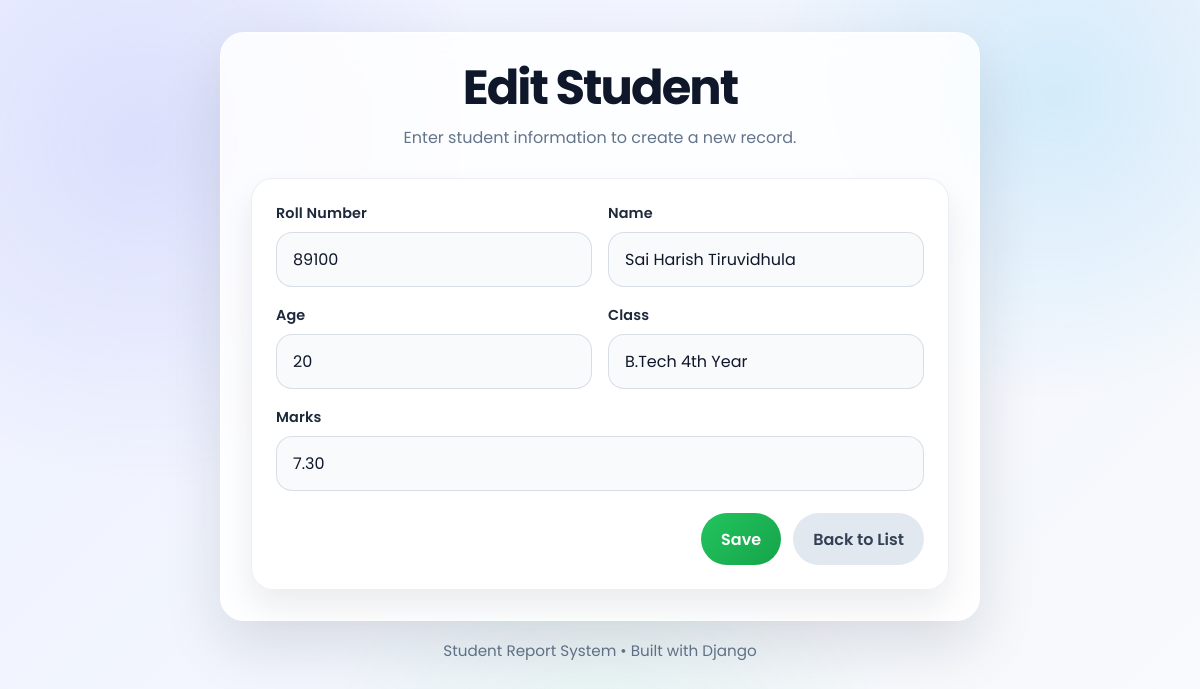
Screenshot of /edit/16/ with the database file from the repository.
### tasks/models.py (models this page shows, shortened)
class Student(models.Model):
    roll_number = models.IntegerField(unique=True)  # Or remove 'unique=True' if you don’t want it
    name = models.CharField(max_length=100)
    age = models.IntegerField(default=0)
    student_class = models.CharField(max_length=20)
    marks = models.DecimalField(max_digits=5, decimal_places=2, default=0.00)

### tasks/views.py (the view)
# urls.py: path('edit/<int:pk>/', views.edit_student, name='edit_student'),
def edit_student(request, pk):
    student = get_object_or_404(Student, pk=pk)
    form = StudentForm(request.POST or None, instance=student)
    if form.is_valid():
        form.save()
        return redirect('student_list')
    return render(request, 'tasks/student_form.html', {'form': form})

### tasks/forms.py
class StudentForm(forms.ModelForm):
    class Meta:
        model = Student
        fields = ['roll_number', 'name', 'age', 'student_class', 'marks']

### tasks/templates/tasks/student_form.html (shortened to what this page needs)
<!DOCTYPE html>
<html>
<head>
</head>
<body>
    <div class="page-shell">
        <div class="hero">
            <h1>{{ form.instance.pk|yesno:"Edit Student,Add Student" }}</h1>
            <p>Enter student information to create a new record.</p>
        </div>
        <div class="form-card">
            <form method="post">
                <div class="form-grid">
                    <div class="form-group">
                        <label for="{{ form.roll_number.id_for_label }}">Roll Number</label>
                        {{ form.roll_number }}
                    </div>
                    <div class="form-group">
                        <label for="{{ form.name.id_for_label }}">Name</label>
                        {{ form.name }}
                    </div>
                    <div class="form-group">
                        <label for="{{ form.age.id_for_label }}">Age</label>
                        {{ form.age }}
                    </div>
                    <div class="form-group">
                        <label for="{{ form.student_class.id_for_label }}">Class</label>
                        {{ form.student_class }}
                    </div>
                    <div class="form-group field-span-2">
                        <label for="{{ form.marks.id_for_label }}">Marks</label>
                        {{ form.marks }}
                    </div>
                </div>
                <div class="form-actions">
                    <button type="submit">Save</button>
                    <a class="button-link" href="{% url 'student_list' %}">Back to List</a>
                </div>
            </form>
        </div>
    </div>
    <div class="footer">Student Report System • Built with Django</div>
</body>
</html>

### tasks/templates/tasks/student_form.html (style rules this page uses)
:root { --text-primary: #0f172a; --text-secondary: #64748b; --card-border: rgba(148, 163, 184, 0.18); --shadow-lg: 0 24px 60px rgba(15, 23, 42, 0.12); --shadow-md: 0 16px 32px rgba(15, 23, 42, 0.08); }
* { box-sizing: border-box; }
html { scroll-behavior: smooth; }
body { margin: 0; min-height: 100vh; padding: 32px 18px 40px; font-family: 'Poppins', sans-serif; background: linear-gradient(135deg, #eef2ff, #f8fafc); color: var(--text-primary); }
body::before { content: ''; position: fixed; inset: 0; pointer-events: none; z-index: -1; background: radial-gradient(circle at 12% 18%, rgba(99, 102, 241, 0.14), transparent 28%), radial-gradient(circle at 88% 12%, rgba(14, 165, 233, 0.14), transparent 24%), radial-gradient(circle at 50% 100%, rgba(34, 197, 94, 0.08), transparent 30%); }
.page-shell { max-width: 760px; margin: 0 auto; background: rgba(255, 255, 255, 0.85); backdrop-filter: blur(15px); -webkit-backdrop-filter: blur(15px); border: 1px solid rgba(255, 255, 255, 0.65); border-radius: 24px; box-shadow: var(--shadow-lg); padding: 30px; }
.hero { text-align: center; margin-bottom: 28px; }
.hero h1 { margin: 0; font-size: clamp(2rem, 4vw, 3rem); line-height: 1.05; letter-spacing: -0.04em; }
.hero p { margin: 12px 0 0; color: var(--text-secondary); font-size: 1rem; }
.form-card { background: rgba(255, 255, 255, 0.82); border: 1px solid var(--card-border); border-radius: 22px; box-shadow: var(--shadow-md); padding: 24px; }
form { margin: 0; }
.form-grid { display: grid; grid-template-columns: repeat(2, minmax(0, 1fr)); gap: 18px 16px; }
.form-group { display: flex; flex-direction: column; gap: 8px; }
.form-group label { font-size: 0.9rem; font-weight: 600; color: #1e293b; letter-spacing: 0.01em; }
.form-group input, .form-group select, .form-group textarea { width: 100%; min-height: 52px; padding: 14px 16px; border-radius: 16px; border: 1px solid rgba(148, 163, 184, 0.32); background: rgba(248, 250, 252, 0.95); color: var(--text-primary); font: inherit; transition: border-color 0.2s ease, box-shadow 0.2s ease, transform 0.2s ease, background 0.2s ease; outline: none; }
.form-group:nth-child(5) { grid-column: 1 / -1; }
.form-actions { display: flex; gap: 12px; justify-content: flex-end; flex-wrap: wrap; margin-top: 22px; }
button, .button-link { display: inline-flex; align-items: center; justify-content: center; min-height: 52px; padding: 0 20px; border-radius: 999px; border: 0; font: inherit; font-weight: 600; cursor: pointer; text-decoration: none; transition: transform 0.25s ease, box-shadow 0.25s ease, filter 0.25s ease, background 0.25s ease; white-space: nowrap; }
button { background: linear-gradient(135deg, #22c55e, #16a34a); color: #ffffff; }
.button-link { background: #e2e8f0; color: #334155; }
.field-span-2 { grid-column: 1 / -1; }
.footer { max-width: 760px; margin: 18px auto 0; text-align: center; color: var(--text-secondary); font-size: 0.95rem; }

### rows the page displays
Student: instance.pk "Edit Student", roll_number "89100", name "Sai Harish Tiruvidhula", age "20", student_class "B.Tech 4th Year", marks "7.30"
